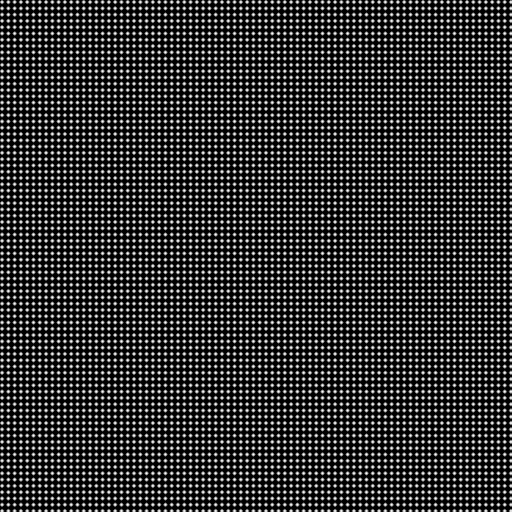
Frame 1 (no input)
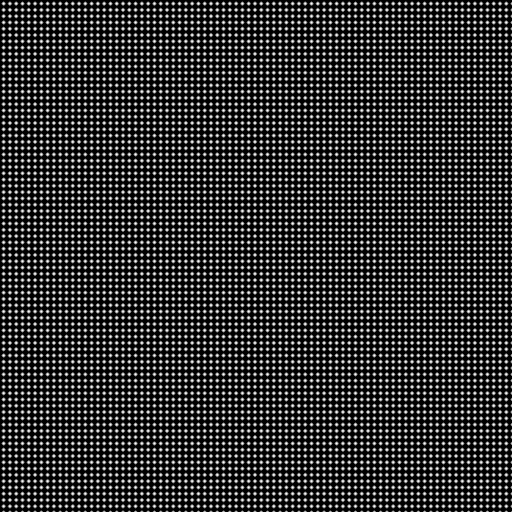
Frame 60 (the mouse pressed at the canvas centre just before this capture)
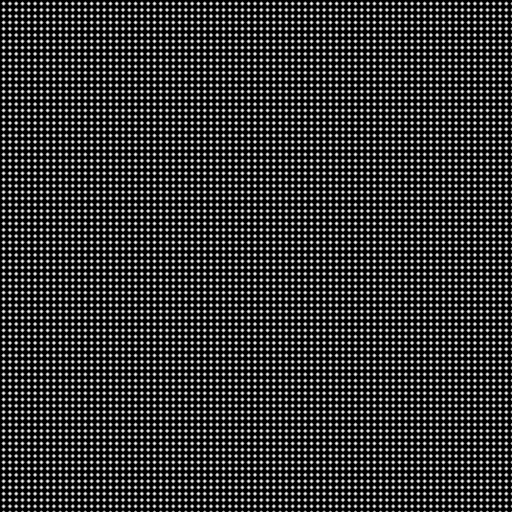
Frame 120 (the mouse held since frame 60 and released just before this capture)

The Processing sketch that drew these frames (run headless with seeded random() and noise(); from frame 60 on, the mouse is pressed at the canvas centre):

// Processing sketch: Sinusoidal_Grid
// ── Sinusoidal_Grid.pde
float t = 0;
void setup() {
  frameRate(30);
  size(512, 512);
}
void draw() {
  background(0);  //clear the screen
  loadPixels(); //grab an array of pixels from screen
  //clearScreen();
  // Loop through every pixel column
  pixelLoop();
  updatePixels();
  t+= PI*0.5;
}
void pixelLoop() {
  for (int x = 0; x < width; x++) {
    // Loop through every pixel row
    for (int y = 0; y < height; y++) {
      // Use the formula to find the 1D lovals[0]tion
      int loc = x+y*width;
      float[] xy = {sin(x+t)*255, sin(y+t)*255};
      pixels[loc] = color(avg(xy));
    }
  }
}
float avg(float[] a) {
  int b=0;
  for (int i = 0; i<a.length; i++) {
    b+=a[i];
  }
  return b/a.length;
}
